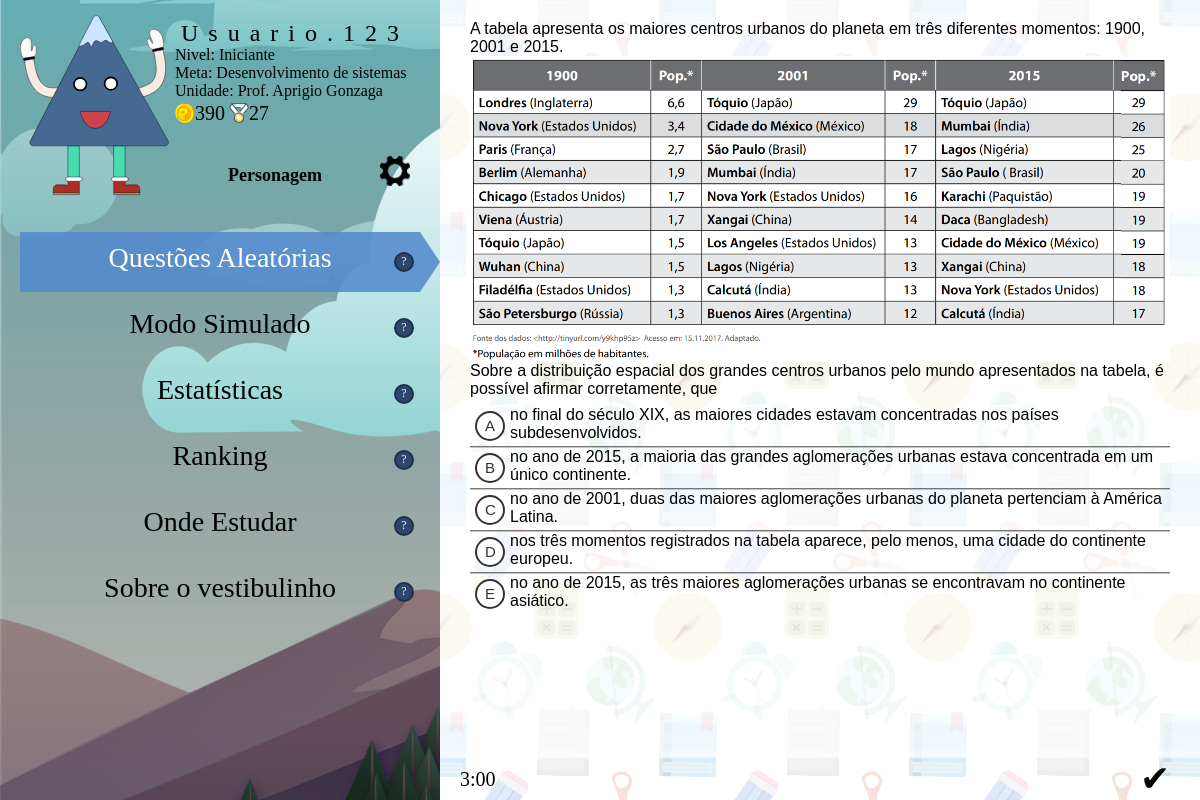
Screenshot of /questoes.php with the database file from the repository.
### tables this page shows
CREATE TABLE `TBQuestao` (
  `IDQuestao` int(8) NOT NULL,
  `Numero` int(3) NOT NULL,
  `Semestre` int(2) NOT NULL,
  `Ano` int(4) NOT NULL,
  `Materia` varchar(30) DEFAULT NULL,
  `Dificuldade` int(1) DEFAULT NULL,
  `FKTextoBase` int(8) NOT NULL,
  `Enunciado` text NOT NULL,
  `AlternativaA` text NOT NULL,
  `AlternativaB` text NOT NULL,
  `AlternativaC` text NOT NULL,
  `AlternativaD` text NOT NULL,
  `AlternativaE` text NOT NULL,
  `Gabarito` varchar(1) NOT NULL
);

CREATE TABLE `TBTextoBase` (
  `IDTextoBase` int(8) NOT NULL,
  `Conteudo` text
);

### questoes.php (the view, shortened to what this page needs)
<?php
	include_once("conexao.php");
?>
<html>
<head>
	<link href="css/principal.css" rel="stylesheet">
	<link href="css/lateral.css" rel="stylesheet">
	<link href="css/questoes.css" rel="stylesheet">
</head>
<body>
	<?php
		if(session_status() == PHP_SESSION_ACTIVE){
			$btnQuestoes ="atual";
			$btnSimulado ="btn";
			$btnEstatisticas ="btn";
			$btnSobre ="btn";
			$btnRanking ="btn";
			$btnOndeEstudar ="btn";
			include_once("lateral.php");
		}
	?>
	<div class="conteudo">
		<?php
		$sql = "SELECT * FROM TBQuestao INNER JOIN TBTextoBase	ON TBQuestao.FKTextoBase = TBTextoBase.IDTextoBase ORDER BY RAND() LIMIT 1";
		$resultado = $conexao->query($sql);
		if ($resultado->num_rows > 0) {
			$row = $resultado->fetch_assoc();
		} else {
			printf("Error message: %s\n", mysqli_error($conexao));
		}
		?>
		<div class="questao">
			<div class="texto-base"><?php echo $row["Conteudo"]. "<br>"; ?></div>
				<div class="enunciado"><?php echo $row["Enunciado"]. "<br>"; ?></div>
				<div class="alternativas">
					<label>
						<div class="letra">
						<input type="radio" name="alternativa" id="altA" value="a" onclick="radiobutons();"/>
						<span>A</span>
						</div>
						<div>
							<?php
							echo $row["AlternativaA"]. "<br>";
							?>
						</div>
					</label>
					<label>
						<div class="letra">
						<input type="radio" name="alternativa" id="altB" value="b" onclick="radiobutons();"/>
						<span>B</span>
						</div>
						<div>
							<?php
							echo $row["AlternativaB"]. "<br>";
							?>
						</div>
					</label>
					<label>
						<div class="letra">
						<input type="radio" name="alternativa" id="altC" value="c" onclick="radiobutons();"/>
						<span>C</span>
						</div>
						<div>
							<?php
							echo $row["AlternativaC"]. "<br>";
							?>
						</div>
					</label>
					<label>
						<div class="letra">
						<input type="radio" name="alternativa" id="altD" value="d" onclick="radiobutons();"/>
						<span>D</span>
						</div>
						<div>
							<?php
							echo $row["AlternativaD"]. "<br>";
							?>
						</div>
					</label>
					<label>
						<div class="letra">
						<input type="radio" name="alternativa" id="altE" value="e" onclick="radiobutons();"/>
						<span>E</span>
						</div>
						<div>
							<?php
							echo $row["AlternativaE"]. "<br>";
							?>
						</div>
					</label>
				</div>
			</div>
				<div class="base">
					<div id="tempo">3:00</div>
					<div id="visto" onclick="proximo();">&#x2714;</div>
				</div>
		</div>
</body>
</html>

### lateral.php (shortened to what this page needs)
<div class="lateral">
	<div class="usuario">
		<div id="personagem">
			<img src="img/personagem1.svg" alt="personagem">
		</div>
		<div id="info">
			<span class="nickname">Usuario.123</span><br>
			<span>Nivel: Iniciante</span><br>
			<span>Meta: Desenvolvimento de sistemas</span><br>
			<span>Unidade: Prof. Aprigio Gonzaga</span><br>
			<span class="n-icone"><img  class="iconeN" src="img/coin.png">390</span>
			<span class="n-icone"><img  class="iconeN" src="img/medalha.png">27</span><br/>
			<a class="btn-p" href="personagem.php">Personagem</a>
			<div id="config" class="btn-config" onclick="AbrirConf()" onblur="FecharConf()"><img src="img/config.png"><ul id="opcoesConf"><li>Alterar nome</li><li>Alterar email</li><li>Alterar senha</li><li class="sair">Sair</li></ul></div>
		</div>
	</div>
	<div class="botoes">
		<div class="<?php echo $btnQuestoes; ?>">
			<a href="questoes.php">Questões Aleatórias<span id="int1" onmouseover="MostrarFuncao(this,'fun1')" onmouseout="OcultarFuncao(this,'fun1')" class="interrogacao">?</span></a><div></div>
		</div>
		<div class="<?php echo $btnSimulado; ?>">
		<a href="simulado.php">Modo Simulado<span id="int2" onmouseover="MostrarFuncao(this,'fun2')" onmouseout="OcultarFuncao(this,'fun2')" class="interrogacao">?</span></a><div></div>
		</div>
		<div class="<?php echo $btnEstatisticas; ?>">
			<a href="estatisticas.php">Estatísticas<span id="int3" onmouseover="MostrarFuncao(this,'fun3')" onmouseout="OcultarFuncao(this,'fun3')" class="interrogacao">?</span></a><div></div>
		</div>
		<div class="<?php echo $btnRanking; ?>">
			<a href="ranking.php">Ranking<span id="int4" onmouseover="MostrarFuncao(this,'fun4')" onmouseout="OcultarFuncao(this,'fun4')" class="interrogacao">?</span></a><div></div>
		</div>
		<div class="<?php echo $btnOndeEstudar; ?>">
			<a href="ondeestudar.php">Onde Estudar<span id="int5" onmouseover="MostrarFuncao(this,'fun5')" onmouseout="OcultarFuncao(this,'fun5')" class="interrogacao">?</span></a><div></div>
		</div>
		<div class="<?php echo $btnSobre; ?>">
			<a href="informacoes.php">Sobre o vestibulinho<span id="int6" onmouseover="MostrarFuncao(this,'fun6')" onmouseout="OcultarFuncao(this,'fun6')" class="interrogacao">?</span></a><div></div>
		</div>
	</div>
</div>

### css/principal.css (style rules this page uses)
* { box-sizing:border-box; margin:0px; }
body { display:flex; font-family: 'Righteous', cursive; color:#000; }
a { text-decoration:none; color:#000; }
.conteudo { display: flex; flex-grow:1; flex-direction: column; background-image: url('../img/pattern.svg'); margin-left: 440px; }

### css/lateral.css (style rules this page uses)
.interrogacao { width: 20px; height: 20px; border-radius: 50%; border: 2px solid #1f2f47; background-color: #2e466e; color: #fff; text-align: center; position:absolute; top:20px; right:6px; font-size:12px; font-family: 'Righteous', cursive; }
.lateral { padding:15px 0px 15px 20px; background-image: url('../img/nastya-friday-game-background-2.jpg'); background-attachment: fixed; background-position: 0px -200px; position: fixed; height: 100%; z-index: 3; }
.usuario { margin-right:20px; display:flex; width:400px; }
.botoes { margin-top:30px; }
#personagem img { width:150px; }
#info { position:relative; padding:5px; flex-grow: 1; }
.nickname { letter-spacing: 10px; font-family: 'Staatliches', cursive; font-size: 24px; display: block; block-size: 8px; text-align:center; }
.iconeN { width:20px; position:relative; top:3px; }
.n-icone { font-size: 20px; }
.btn-p { position:absolute; bottom:10px; width:80%; text-align: center; font-size: 18px; font-weight:bold; }
.btn-config { position:absolute; display:block; right:10px; bottom:10px; cursor:pointer; border-radius: 6px 6px 0 0; }
.btn-config img { width:30px; }
.botoes div { display:flex; }
.btn a { margin-top:6px; display:block; padding:10px; font-size: 28px; clear:both; text-align: center; font-family: 'Coda', cursive; flex-grow:1; position:relative; }
.atual a { background-color:#538acedd; margin-top:6px; display:block; padding:10px; font-size: 28px; clear:both; text-align: center; font-family: 'Coda', cursive; color:#fff; flex-grow:1; position:relative; }
.btn div:last-child, .atual div:last-child { margin-top:6px; width: 0; height: 0; border-top: 30px solid transparent; border-bottom: 30px solid transparent; border-left: 20px solid transparent; }
.atual div:last-child { border-left: 20px solid #538acedd; }

### css/questoes.css (style rules this page uses)
.questao { flex-grow:1; padding:20px 30px; clear:both; height:86%; font-family: 'Arimo', sans-serif; overflow:auto; background-color:#ffffffbb; }
.alternativas { margin-top:8px; }
.alternativas label:first-child { border-top:none; }
.alternativas label:last-child { border-bottom:none; }
.base { display:flex; align-items:center; justify-content:space-between; width:100%; padding:0px 20px; position:relative; background-color:#ffffff55; border-top:solid 2px #ffffffaa; box-shadow: 2px 0px 10px #fff; }
#tempo { font-size:20px; }
#visto { width: 40px; cursor: pointer; font-size: 36px; }
input[type="radio"] { width: 30px; height: 30px; border-radius: 15px; border: 2px solid #333; background-color: #fff; -webkit-appearance: none; -moz-appearance: none; }
.alternativas label { display:flex; position:relative; border-top:1px solid #aaaaaaaa; border-bottom:1px solid #333333aa; cursor:pointer; }
.letra { padding:5px; width:40px; height:40px; }
.letra span { position: relative; left: 10px; font-size: 15px; color: #333; }
.letra span { position: relative; top: -24px; }

### rows the page displays
tbquestao: FKTextoBase.Conteudo "A tabela apresenta os maiores centros urbanos do planeta em três diferentes momentos: 1900, 2001 e 2015.", FKTextoBase.Conteudo (picture), Enunciado "Sobre a distribuição espacial dos grandes centros urbanos pelo mundo apresentados na tabela, é possível afirmar corretamente, que", AlternativaA "no final do século XIX, as maiores cidades estavam concentradas nos países subdesenvolvidos.", AlternativaB "no ano de 2015, a maioria das grandes aglomerações urbanas estava concentrada em um único continente.", AlternativaC "no ano de 2001, duas das maiores aglomerações urbanas do planeta pertenciam à América Latina.", AlternativaD "nos três momentos registrados na tabela aparece, pelo menos, uma cidade do continente europeu.", AlternativaE "no ano de 2015, as três maiores aglomerações urbanas se encontravam no continente asiático."
